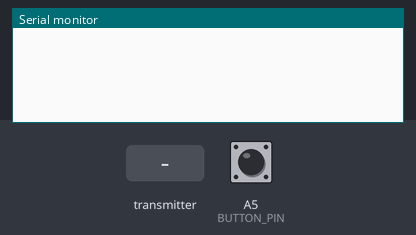
This sketch was run on a simulated Arduino Uno, built with avr-gcc and run on an emulated ATmega328P. On the bench: the last lines printed to the serial monitor. The test bench sets the inputs (shaded band); at power-on: A5 (BUTTON_PIN) HIGH. No radio packets arrive unless stated.

Above: at 1.2 s.
1.3 s: A5 (BUTTON_PIN) pulled LOW for 0.15 s
At 2.0 s:
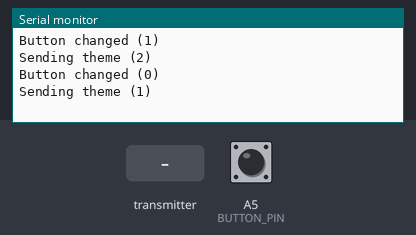
2.9 s: the transmitter starts sending tx_data.0 = 0
At 2.97 s:
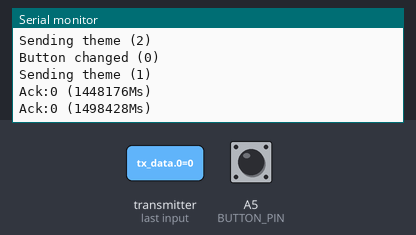
4.4 s: A5 (BUTTON_PIN) pulled LOW for 1 s
At 4.43 s:
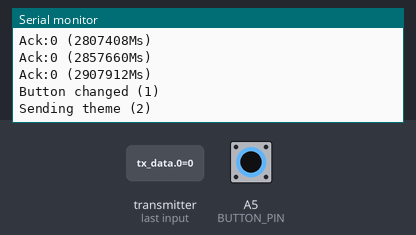
8.4 s: the transmitter starts sending tx_data.0 = 0
11.4 s: the transmitter starts sending tx_data.0 = 0
14.4 s: A5 (BUTTON_PIN) driven LOW
Timing chart, 0 to 17.4 s (numbered marks = the images above; inputs shaded):
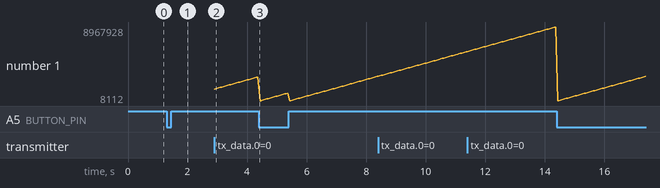

The sketch:

tiltlightbox_arduino_theme_sender.ino
```cpp
#include <SPI.h>
#include <RF24.h>

// The pin to short with GND in order to trigger a send
#define BUTTON_PIN A5

const int RF_CE = 9;
const int RF_CSN = 10;
RF24 radio(RF_CE, RF_CSN);
const uint64_t pipes[2] = { 0xe7e7e7e7e7LL, 0xc2c2c2c2c2LL };
boolean buttonPinWasActive = false;
volatile unsigned long lastSendMillis = 0;

void initRadio();

void setup() {
  Serial.begin(9600);

  initRadio();

  pinMode(BUTTON_PIN, INPUT_PULLUP);

  // Bind asynchronous handling of radio events using Interrupts/IRQs
  // Interrupt 0 equates to pin 2 on Arduino Duo and Arduino Mini Pro.
  // This should be wired to the IRQ of the RF adaptor.
  // NOTE: Recently, this was deadlocking the sketch for some reason, so I switched back to the synchronous approach
  //attachInterrupt(0 /* pin 2 of Arduino Duo and Arduino Mini Pro */, checkRadio /* callback to execute */, FALLING /* when pin goes 1 -> 0 */);
}

void loop() {

  boolean buttonPinActive = pinIsActive(BUTTON_PIN);
  boolean buttonChanged = (buttonPinActive != buttonPinWasActive);
  if (buttonChanged) {

    Serial.print("Button changed (");
    Serial.print(buttonPinActive);
    Serial.print(")\n");

    uint8_t tx_data[1];
    if (buttonPinActive) {
      // Theme 1
      tx_data[0] = 2;
    } else {
      // Theme 2
      tx_data[0] = 1;
    }
    Serial.print("Sending theme (");
    Serial.print(tx_data[0]);
    Serial.print(")\n");
    // transmit the data
    radio.stopListening();
    radio.write( &tx_data, sizeof(tx_data) );
    lastSendMillis = micros();
    radio.startListening();
  }
  buttonPinWasActive = buttonPinActive;

  // Handle ACKs synchrnously (not via Interrupts/IRQs)
  while (radio.available()) {
    uint8_t tx_data[1];
    radio.read(&tx_data,sizeof(tx_data));
    unsigned long duration = micros() - lastSendMillis;
    Serial.print("Ack:");
    Serial.print(tx_data[0]);
    Serial.print(" (");
    Serial.print(duration);
    Serial.print("Ms)\n");
  }
}

boolean pinIsActive(int pinNumber) {
  // NOTE: We invert the read value so we can make use of the
  // internal pull up resistors
  int pinValue = digitalRead(pinNumber);
  return (LOW == pinValue);
}

void initRadio() {
  radio.begin();

  // The following settings match our node.js "nrf" usage settings
  radio.setChannel(0x4c);
  radio.setDataRate(RF24_1MBPS);
  radio.setCRCLength(RF24_CRC_16);
  radio.setRetries(15,15);

  radio.openWritingPipe(pipes[1]);
  radio.openReadingPipe(1, pipes[0]);
  radio.startListening();

  // This was blocking execution on my Uno for some reason
  //radio.printDetails();
}

void checkRadio(void)
{
  // What happened?
  bool tx,fail,rx;
  radio.whatHappened(tx,fail,rx);

  if ( tx )
  {
     Serial.print("Send:OK\n");
  }

  if ( fail )
  {
     Serial.print("Send:Failed\n");
  }

  if ( rx )
  {
    Serial.print("Receive...\n");
    while (radio.available()) {
      uint8_t tx_data[1];
      radio.read(&tx_data,sizeof(tx_data));
      unsigned long duration = micros() - lastSendMillis;

      Serial.print("Ack:");
      Serial.print(tx_data[0]);
      Serial.print(" (");
      Serial.print(duration);
      Serial.print("Ms)\n");
    }
  }
}
```

Measured:
- after the input at 1.3 s, the serial monitor: prints a new line at once (image 1)
- after the input at 2.9 s, the serial monitor: prints a new line at once (image 2)
